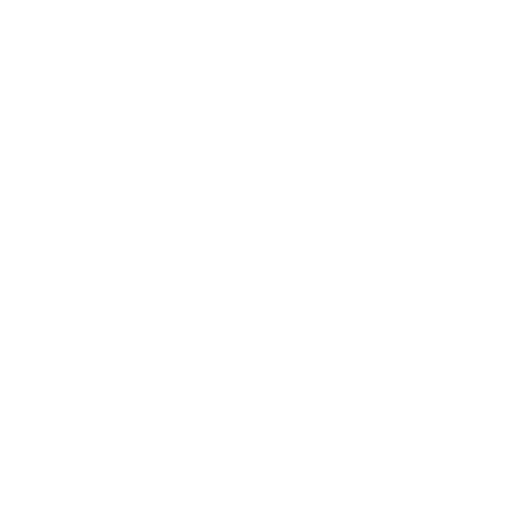
Frame 1 (no input)
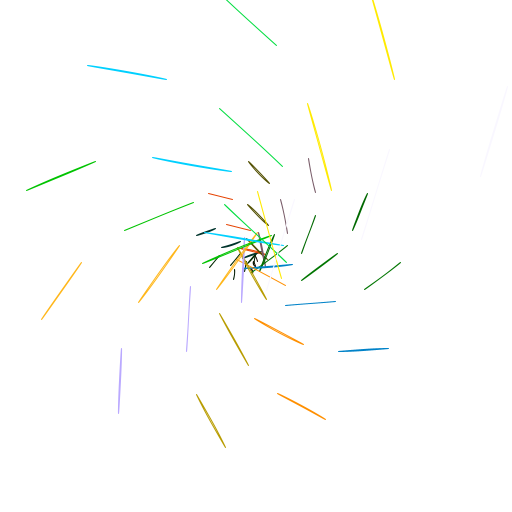
Frame 60 (the mouse pressed at the canvas centre just before this capture)
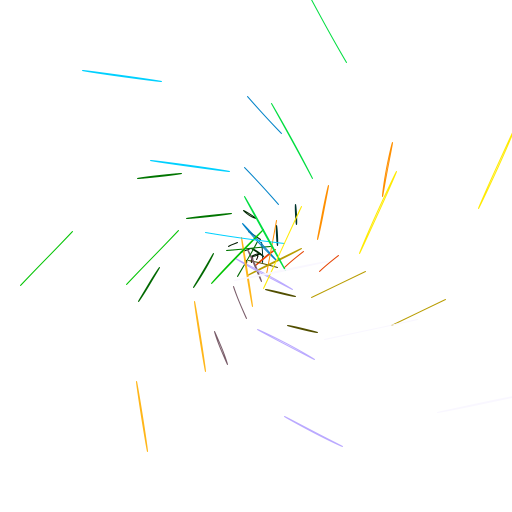
Frame 120 (the mouse held since frame 60 and released just before this capture)

The Processing sketch that drew these frames (run headless with seeded random() and noise(); from frame 60 on, the mouse is pressed at the canvas centre):

// Processing sketch: processing_113249
// ── processing_113249.pde

float time = 0; /* This is going to function as a clock. We'll update it with a value every time a frame gets drawn*/
 
void setup() {
size(512,512);/* setup the size */
frameRate(25);/* This sets the current frameRate */
}
 
void draw() {/* this does the drawing once per frame */
  background(255); /* clear the screen with white */
  translate((width*0.5)+tan(time),(height*0.5)+(1/tan(time))); /* translate all the drawing to the middle of the screen */
  noFill(); /*stop the computer filling in shapes*/
  time=time+0.01; /* update the value in the variable 'time'. This means that we add 1 to 'time' every frame */
  //background(abs(sin(time))*255);
  for (int i = 0;i < 20; i++) { /* this for loop organises the drawing. It will do the drawing 20 times (between 0 and 19)  */
  rotate(sin(time)); /* rotate the coordinate system a bit */
  stroke(13*i/cos(i),13*i,13*i/tan(i));//extra;decent blue : stroke(10*i,12*i,13*i); 3 colors : stroke(10*tan(i)*i,12*sin(i)*i,13*sin(i)*i);
  //stroke(10*tan(i)*i,12*sin(i)*i,13*cos(i)*i); gives 4 colours;original :13*i,13*i,13*i.using 2 and setting the third to 0,using 1,or 
  //placing a trigonometric function in one (donot know about two.),while keeping the others the same.;
  //also : 13*i/tan(i)
  //stroke(13*i/cos(i),13*i,13*i/tan(i)); voted best
  ellipse(i,i,i*5,cos(i*5));//ellipse in place of rect
  ellipse(5*i,5*i,i*5,sin(i*5));//extra line
  ellipse(10*(i),10*(i),i*5,sin(i*5));//this line is extra.sin in place of cos
  /* this is the actual drawing.
  This says 'Draw a line, starting from i,i (x and y location), and being of size i*5 in both width and depth
  because it's in a for loop, it gets 'called' (used) 20 times, with a different value for 'i' each time */
  
  }
}
